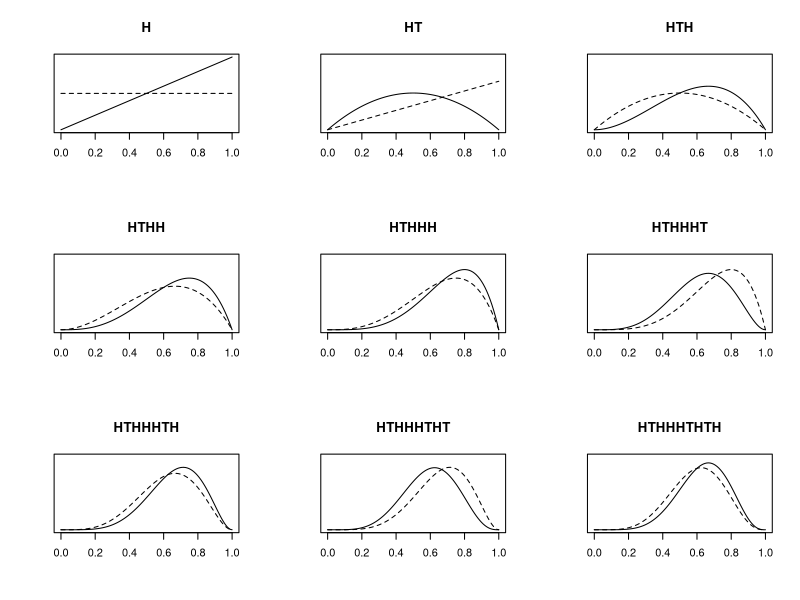

Here is the R script that generated this plot:
##--------------------- Bayesian Update

# define grid
p_grid <- seq( from=0 , to=1 , length.out=100 )

par(mfrow = c(3,3))
##-------------------- Obs 1
# define prior
prior1 <- rep( 1 , 100 )
# compute likelihood at each value in grid
likelihood1 <- dbinom( 1 , size=1 , prob=p_grid )
# compute product of likelihood and prior
unstd.posterior1 <- likelihood1 * prior1
# standardize the posterior, so it sums to 1
posterior1 <- unstd.posterior1 / sum(unstd.posterior1)
plot(p_grid, posterior1, type="l", ylab = "", xlab="", 
     labels=F, tick =F,main = "H")
lines(p_grid, prior1-0.99,lty=2)
axis(side = 1, labels = T)

##------------------- Obs 2
likelihood2 <- dbinom( 0 , size=1 , prob=p_grid )
# compute product of likelihood and prior
unstd.posterior2 <- likelihood2 * posterior1
# standardize the posterior, so it sums to 1
posterior2 <- unstd.posterior2 / sum(unstd.posterior2)

plot(p_grid, posterior2, type="l", ylab = "", xlab="", 
     labels=F, tick =F, ylim=c(0,0.03),main = "HT")
lines(p_grid, posterior1,lty=2)
axis(side = 1, labels = T )


##------------------- Obs 3
likelihood3 <- dbinom( 1 , size=1 , prob=p_grid )
# compute product of likelihood and prior
unstd.posterior3 <- likelihood3 * posterior2
# standardize the posterior, so it sums to 1
posterior3 <- unstd.posterior3 / sum(unstd.posterior3)

plot(p_grid, posterior3, type="l", ylab = "", xlab="", 
     labels=F, tick =F, ylim=c(0,0.03),main = "HTH")
lines(p_grid, posterior2,lty=2)
axis(side = 1, labels = T )


##------------------- Obs 4
likelihood4 <- dbinom( 1 , size=1 , prob=p_grid )
# compute product of likelihood and prior
unstd.posterior4 <- likelihood4 * posterior3
# standardize the posterior, so it sums to 1
posterior4 <- unstd.posterior4 / sum(unstd.posterior4)

plot(p_grid, posterior4, type="l", ylab = "", xlab="", 
     labels=F, tick =F, ylim=c(0,0.03),main = "HTHH")
lines(p_grid, posterior3,lty=2)
axis(side = 1, labels = T )


##------------------- Obs 5
likelihood5 <- dbinom( 1 , size=1 , prob=p_grid )
# compute product of likelihood and prior
unstd.posterior5 <- likelihood5 * posterior4
# standardize the posterior, so it sums to 1
posterior5 <- unstd.posterior5 / sum(unstd.posterior5)

plot(p_grid, posterior5, type="l", ylab = "", xlab="", 
     labels=F, tick =F, ylim=c(0,0.03),main = "HTHHH")
lines(p_grid, posterior4,lty=2)
axis(side = 1, labels = T )


##------------------- Obs 6
likelihood6 <- dbinom( 0 , size=1 , prob=p_grid )
# compute product of likelihood and prior
unstd.posterior6 <- likelihood6 * posterior5
# standardize the posterior, so it sums to 1
posterior6 <- unstd.posterior6 / sum(unstd.posterior6)

plot(p_grid, posterior6, type="l", ylab = "", xlab="", 
     labels=F, tick =F, ylim=c(0,0.03),main = "HTHHHT")
lines(p_grid, posterior5,lty=2)
axis(side = 1, labels = T )

##------------------- Obs 7
likelihood7 <- dbinom( 1 , size=1 , prob=p_grid )
# compute product of likelihood and prior
unstd.posterior7 <- likelihood7 * posterior6
# standardize the posterior, so it sums to 1
posterior7 <- unstd.posterior7 / sum(unstd.posterior7)

plot(p_grid, posterior7, type="l", ylab = "", xlab="", 
     labels=F, tick =F, ylim=c(0,0.03),main = "HTHHHTH")
lines(p_grid, posterior6,lty=2)
axis(side = 1, labels = T )

##------------------- Obs 8
likelihood8 <- dbinom( 0 , size=1 , prob=p_grid )
# compute product of likelihood and prior
unstd.posterior8 <- likelihood8 * posterior7
# standardize the posterior, so it sums to 1
posterior8 <- unstd.posterior8 / sum(unstd.posterior8)

plot(p_grid, posterior8, type="l", ylab = "", xlab="", 
     labels=F, tick =F, ylim=c(0,0.03),main = "HTHHHTHT")
lines(p_grid, posterior7,lty=2)
axis(side = 1, labels = T )

##------------------- Obs 9
likelihood9 <- dbinom( 1 , size=1 , prob=p_grid )
# compute product of likelihood and prior
unstd.posterior9 <- likelihood9 * posterior8
# standardize the posterior, so it sums to 1
posterior9 <- unstd.posterior9 / sum(unstd.posterior9)

plot(p_grid, posterior9, type="l", ylab = "", xlab="", 
     labels=F, tick =F, ylim=c(0,0.03),main = "HTHHHTHTH")
lines(p_grid, posterior8,lty=2)
axis(side = 1, labels = T )

mtext("plausibility",2, line = 1,outer =T)
